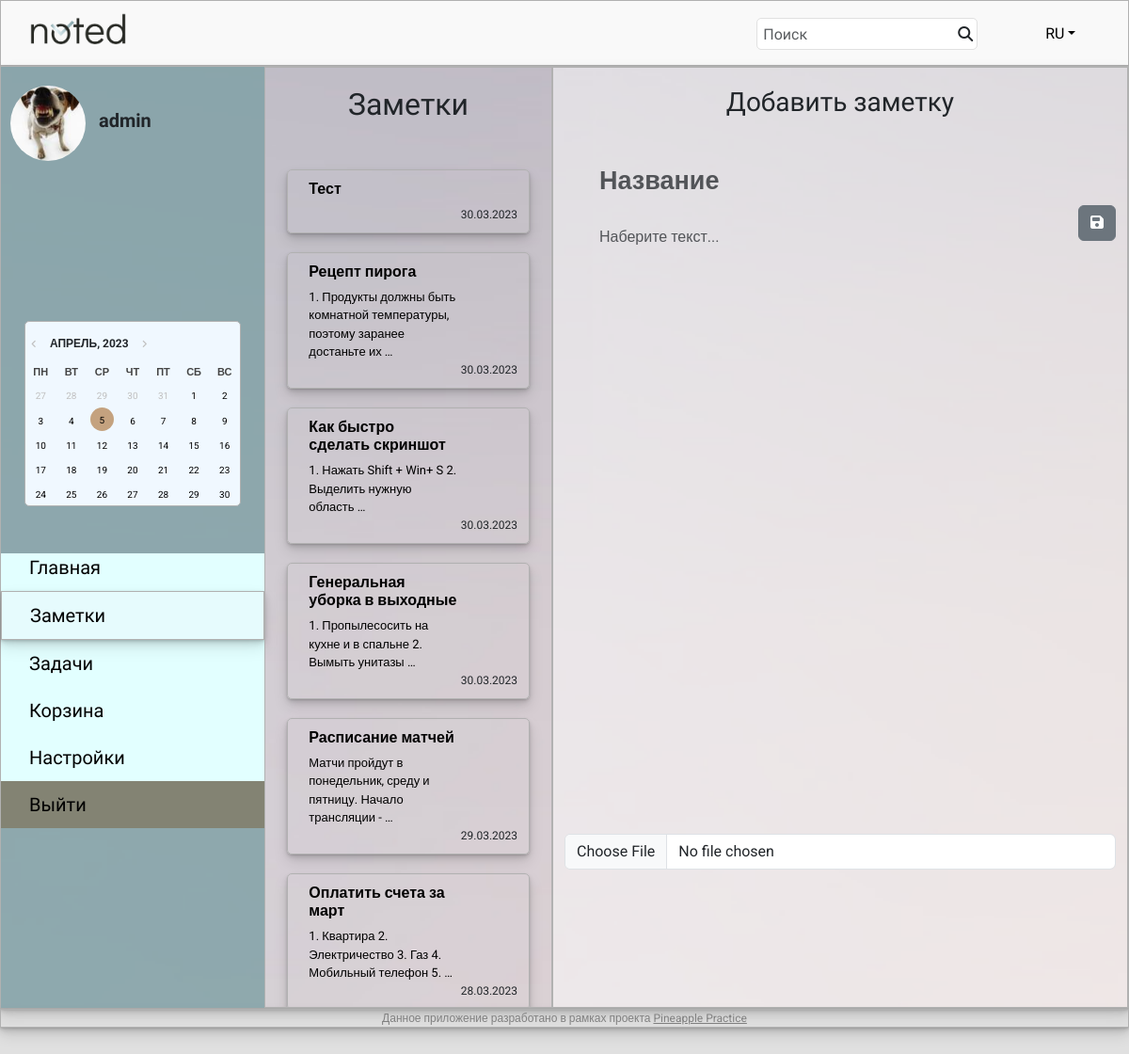
Page /main/notes (signed in) on the committed database.
### notes/models.py (models this page shows, shortened)
class UserProfile(models.Model):
    user = models.OneToOneField(User, on_delete=models.CASCADE)
    avatar = models.ImageField(default='/avatars/user_male_circle_icon.svg',
                               upload_to='avatars')

class Note(models.Model):
    note_title = models.CharField(max_length=250)
    note_text = models.TextField()
    add_at = models.DateTimeField(blank=True)
    note_author = models.ForeignKey(User, on_delete=models.CASCADE)
    note_trash = models.BooleanField(default=False)
    note_file = models.FileField(null=True, blank=True, upload_to='documents')

### notes/views.py (the view)
# urls.py: path('notes', all_notes, name='notes'),
@login_required
def all_notes(request):
    user = request.user
    if request.method == "POST":
        note_title = request.POST['note_title']
        note_text = request.POST['note_text']
        add_at = datetime.datetime.now()
        try:
            note_file = request.FILES['note_file']
            Note.objects.create(note_title=note_title, note_text=note_text, note_author=user,
                                note_file=note_file, add_at=add_at)
        except:
            Note.objects.create(note_title=note_title, note_text=note_text, note_author=user,
                                add_at=add_at)
        return redirect('notes')
    else:
        notes = Note.objects.filter(note_author=user, note_trash=False).order_by('-add_at')
        return render(request, 'notes.html', context={'notes': notes})

### templates/notes.html (shortened to what this page needs)
{% extends "default.html" %}
{% block content %}
    <div class="container-xxl main-main">
        <div class="row">
            <div class="col-auto col-2 sidebar" style="width: 280px;">
                <div class="ava">
                    <img src="{{ request.user.userprofile.avatar.url }}" alt="Avatar" width="80" height="80" class="rounded-circle">
                    <span class="username">{{ request.user }}</span>
                </div>
                <div class="calendar-wrapper" style="margin-top: 170px;">
                    <button id="btnPrev" type="button" style="margin-top: 15px;"></button>
                    <h6 id="headCal"></h6>
                    <button id="btnNext" type="button"></button>
                    <div id="divCal"></div>
                </div>
                <div class="nav-list">
                    <ul style="list-style-type: none;">
                        <li style="padding-top: 0px;"><a href="{% url 'main' %}">Главная</a></li>
                        <li class="current_page"><a href="{% url 'notes' %}">Заметки</a></li>
                        <li><a href="{% url 'tasks' %}">Задачи</a></li>
                        <li><a href="{% url 'trash' %}">Корзина</a></li>
                        <li><a href="{% url 'user_settings' %}">Настройки</a></li>
                        <li style="background: rgba(108, 100, 81, 0.8);"><a href="{% url 'logout' %}">Выйти</a></li>
                    </ul>
                </div>
            </div>
            <div class="col" id="tasks-notes">
                <div class="row">
                    <div class="col-4 tasks">
                        <h2 style="text-align: center; font-family: 'Didact Gothic', sans-serif; margin-top: 20px; margin-bottom: 50px;">Заметки</h2>
                        <div class="col-10 offset-1">
                        {% for note in notes %}
                            <div class="row note-block">
                                <a href="{% url 'note_details' note.id %}">
                                    <div class="col-9">
                                        <h6><b>{{ note.note_title }}</b></h6>
                                        {{ note.note_text | truncatewords:10 }}
                                    </div>
                                </a>
                                <div class="col-3 ms-auto note_date2">
                                    {{ note.add_at | date:"j.m.Y" }}
                                </div>
                            </div>
                        {% endfor %}
                        </div>
                    </div>
                    <div class="col-8 notes" style="background: rgba(255, 255, 255, 0.5);">
                        <h3 style="text-align: center; font-family: 'Didact Gothic', sans-serif; margin-top: 20px; margin-bottom: 20px;">Добавить заметку</h3>
                        <form method="post" action="{% url 'notes' %}" class="form-area" enctype='multipart/form-data'>
                            <div class="mb-3">
                                <input required type="text" class="form-control note-title" name="note_title" placeholder="Название">
                                <button type="submit" class="btn btn-secondary" style="float: right;">
                                    <i class="fa-solid fa-floppy-disk"></i>
                                </button>
                            </div>
                            <div>
                                <textarea class="form-control note-text" rows="25" name="note_text" placeholder="Наберите текст..."></textarea>
                            </div>
                            <div class="mb-3" style="margin-top: 40px;">
                              <input class="form-control" type="file" name="note_file">
                            </div>
                        </form>
                    </div>
                </div>
            </div>
        </div>
    </div>
{% endblock content %}

### static/css/styles.css (style rules this page uses)
body { font-family: 'Roboto', sans-serif; background: #E0E0E0; }
textarea { resize: none; }
.form-area { margin-top: 40px; }
.main-main { border: 0.5px solid #b1b1b1; box-shadow: 0px 1px 2px rgba(0,0,0,0.1), 0px 2px 4px rgba(0,0,0,0.1), 0px 4px 8px rgba(0,0,0,0.1), 0px 8px 16px rgba(0,0,0,0.1); background: url(/static/images/bg-2.jpg) no-repeat center fixed; background-size: cover; }
.tasks, .notes { border: 0.5px solid #b1b1b1; height: 1000px; overflow-y: scroll; }
.tasks a, .main-notes a { color: black; text-decoration: none; }
.note-block { border: 0.5px solid #b1b1b1; font-size: 13px; margin-top: 20px; margin-bottom: 20px; border-radius: 5px; padding: 10px; box-shadow: 0px 1px 2px rgba(0,0,0,0.1), 0px 2px 4px rgba(0,0,0,0.1), 0px 4px 8px rgba(0,0,0,0.1), 0px 8px 16px rgba(0,0,0,0.1); }
.note_date2 { font-size: 12px; margin-right: 15px; }
.note-title { border: 0; background: none; font-size: 27px; font-weight: 600; width: 70%; margin-left: 25px; }
.note-text { border: 0; background: none; width: 80%; margin-left: 25px; }
.calendar-wrapper { margin: 100px 25px 0px 25px; border: 0.5px solid #b1b1b1; border-radius: 5px; background: #f0f8ff; }
#divCal { margin-top: 10px; }
#headCal { margin: 0px 0px; text-transform: uppercase; font-size: 12px; display: inline; font-weight: 700; }
#btnPrev:before { content: '\f104'; font-family: FontAwesome; padding-right: 4px; }
#btnNext:after { content: '\f105'; font-family: FontAwesome; padding-left: 4px; }
#btnPrev, #btnNext { background: transparent; border: none; outline: none; font-size: 0.6em; color: #c0c0c0; cursor: pointer; transition: all 0.3s ease; }
.sidebar { background: rgba(126, 159, 164, 0.8); padding: 0px; }
.ava { margin-top: 20px; margin-bottom: 20px; padding: 0px 10px; }
.username { padding-left: 10px; font-weight: 600; font-size: 20px; font-family: 'Didact Gothic', sans-serif; }
.nav-list { font-family: 'Didact Gothic', sans-serif; font-size: 20px; background: #E2FFFF; margin-left: 0px; margin-right: 0px; margin-top: 50px; }
.nav-list ul { padding-left: 0px; }
.nav-list li { padding-top: 10px; padding-bottom: 10px; padding-left: 30px; }
.nav-list a { color: black; text-decoration: none; test-align: center; }
.current_page { background: rgba(236, 247, 251, 0.5); border: 0.5px solid #b1b1b1; box-shadow: 0px 1px 2px rgba(0,0,0,0.1), 0px 2px 4px rgba(0,0,0,0.1), 0px 4px 8px rgba(0,0,0,0.1), 0px 8px 16px rgba(0,0,0,0.1); }

### rows in the picture
Note: note_title "Тест", add_at "30.03.2023"
Note: note_title "Рецепт пирога", note_text "1. Продукты должны быть комнатной температуры, поэтому заранее достаньте их …", add_at "30.03.2023"
Note: note_title "Как быстро сделать скриншот", note_text "1. Нажать Shift + Win+ S 2. Выделить нужную область …", add_at "30.03.2023"
Note: note_title "Генеральная уборка в выходные", note_text "1. Пропылесосить на кухне и в спальне 2. Вымыть унитазы …", add_at "30.03.2023"
Note: note_title "Расписание матчей", note_text "Матчи пройдут в понедельник, среду и пятницу. Начало трансляции - …", add_at "29.03.2023"
Note: note_title "Оплатить счета за март", note_text "1. Квартира 2. Электричество 3. Газ 4. Мобильный телефон 5. …", add_at "28.03.2023"

### other values in the picture
{{ request.user }} "admin"
